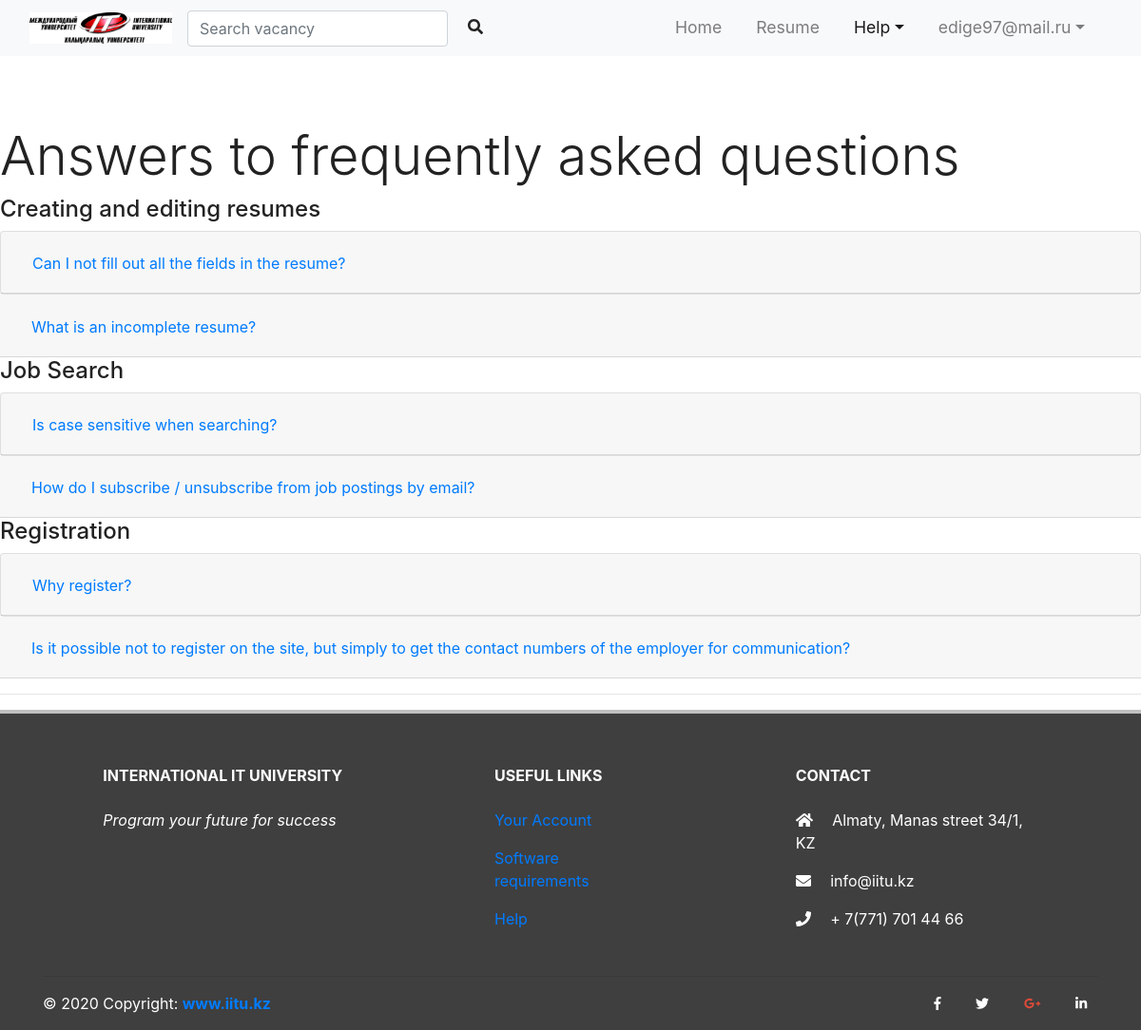
Page /help/get_answers/ (signed in) on the committed database.
### users/models.py (models this page shows)
class User(AbstractUser):
    is_student = models.BooleanField(default=False)
    is_employer = models.BooleanField(default=False)

### admin_override/models.py (models this page shows)
class Answers(models.Model):
	answer_help_type = models.CharField(max_length = 512,null=False)
	answer_question = models.CharField(max_length = 512,null=False)
	answer = models.TextField(null=False)
	render = models.BooleanField(null = False,default = True)
	date = models.DateField(auto_now = True)

### admin_override/views.py (the view)
# urls.py: path('get_answers/', views.get_answers, name='get_answers'),
def get_answers(request):
	context = {}
	results = Answers.objects.order_by('answer_help_type')
	context['results'] = results
	print(results)
	return render(request,"help.html",context)

### admin_override/templates/help.html (shortened to what this page needs)
{% extends 'student_home.html' %}
{% load static %}
{% load crispy_forms_tags %}
{% block main_menu %}
{% if user.is_authenticated %}
  {% if user.is_student %}
<nav class="navbar navbar-expand-md navbar-light bg-light sticky-top">
  <div class="container-fluid">
      <a href="#" class="navbar-brand"><img src="{% static 'images/logl.jpg' %}"></a>
     <form class="form-inline mr-auto" method="get" action="{%url 'search_vacancy'%}">
      <div class="md-form my-0">
        <input class="form-control" type="text" placeholder="Search vacancy"  name = 'search_word' aria-label="Search">
        <i class="fas fa-search text-black ml-3" aria-hidden="true"></i>
      </div>
    </form>
     <div class="collapse navbar-collapse" id="navbarResponsive">
    <ul class="navbar-nav ml-auto">
    <li class="nav-item"><a href="{% url 'student_home'%}" class="nav-link">Home</a></li>
    <li class="nav-item"><a href="{% url 'get_resume_student'%}" class="nav-link">Resume</a></li>
    <li class="nav-item dropdown">
      <a href="#" class="nav-link dropdown-toggle active" data-toggle="dropdown">Help</a>
    </li>
    <li class="nav-item dropdown">
      <a href="#" class="nav-link dropdown-toggle" data-toggle="dropdown"><span class="caret">{{user}}</span></a>
    </li>
     </ul>
    </div>
</nav>
  {% endif %}
  {% endif %}
{% endblock %}
{% block main %}
<h1 class="display-4">Answers to frequently asked questions</h2>
<div class="accordion" id="accordionExample">
  {% regroup results by answer_help_type as answer_type %}
  {% for answers in answer_type %}
  <h4 >{{ answers.grouper }}</h4>
  <div class="card">
    {% for answer in answers.list %}
    <div class="card-header" id="headingOne">
      <h2 class="mb-0">
        <button class="btn btn-link" type="button" data-toggle="collapse" data-target="# {{ answer.id }}"  aria-controls="{{ answer.id }}">
          {{ answer.answer_question }}
        </button>
      </h2>
    </div>
  </div>
   {% endfor %}
    {% endfor %}
{% endblock %}

### main/templates/main.html (style rules this page uses)
body, html { width: 100%; height: 100%; fon-family: 'Poppins', san-serif; color: #222; }
.navbar-brand img { width: 150px }
.navbar-nav li { padding-right: 20px; }
.nav-link { font-size: 1.1em !important }

### rows in the picture
User: username "edige97@mail.ru"
Answers: grouper "Creating and editing resumes", answer_question "Can I not fill out all the fields in the resume?"
Answers: answer_question "What is an incomplete resume?"
Answers: grouper "Job Search", answer_question "Is case sensitive when searching?"
Answers: answer_question "How do I subscribe / unsubscribe from job postings by email?"
Answers: grouper "Registration", answer_question "Why register?"
Answers: answer_question "Is it possible not to register on the site, but simply to get the contact numbers of the employer for communication?"
